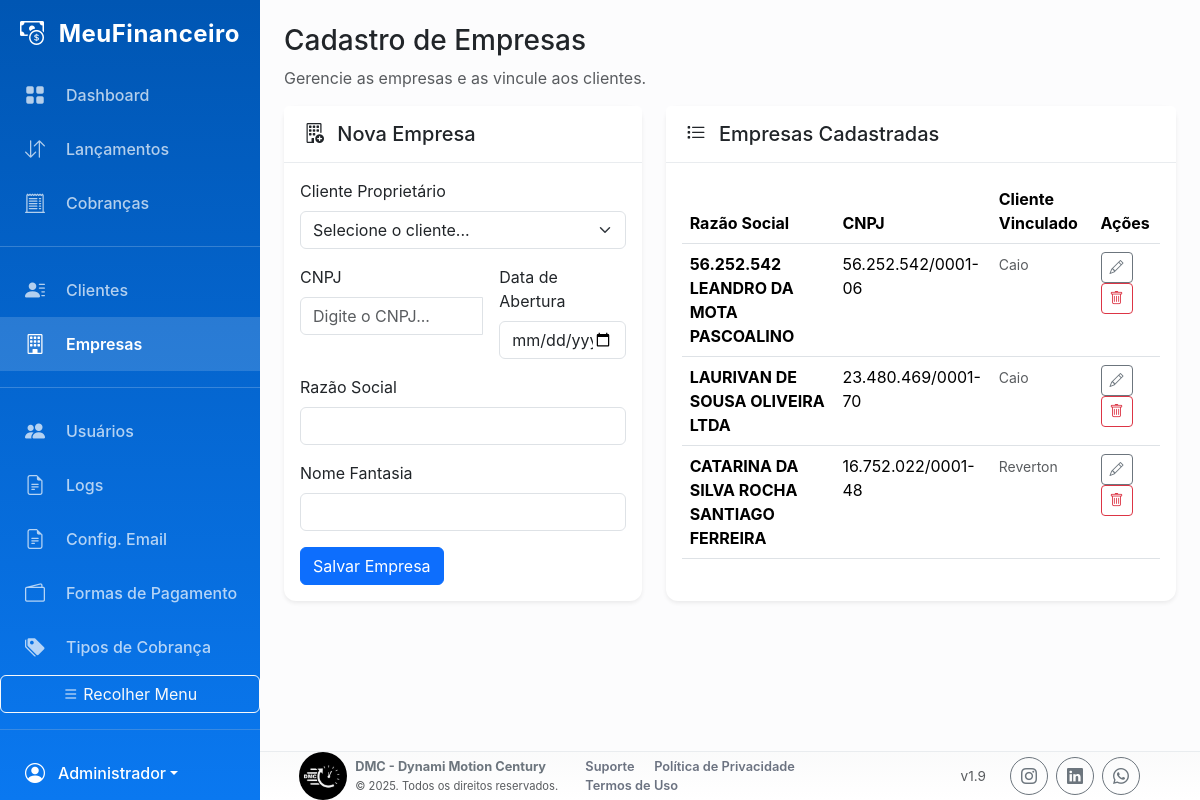
/index.php?page=cadastro_empresas (signed in), run on the app's committed database.
### tables this page shows
CREATE TABLE `empresas` (
  `id` int(11) NOT NULL,
  `id_cliente` int(11) NOT NULL,
  `cnpj` varchar(18) NOT NULL,
  `razao_social` varchar(255) NOT NULL,
  `nome_fantasia` varchar(255) DEFAULT NULL,
  `data_abertura` date DEFAULT NULL,
  `endereco` text DEFAULT NULL,
  `telefone_comercial` varchar(20) DEFAULT NULL
);

CREATE TABLE `clientes` (
  `id` int(11) NOT NULL,
  `nome_responsavel` varchar(100) NOT NULL,
  `email_contato` varchar(100) NOT NULL,
  `telefone` varchar(20) DEFAULT NULL
);

### pages/cadastro_empresas.php (the view, shortened to what this page needs)
<?php
global $pdo;
$sql_empresas = "SELECT e.*, c.nome_responsavel
                 FROM empresas e
                 JOIN clientes c ON e.id_cliente = c.id";
$params_empresas = [];
$sql_empresas .= " ORDER BY c.nome_responsavel, e.razao_social";
$stmt_empresas = $pdo->prepare($sql_empresas);
$stmt_empresas->execute($params_empresas);
$empresas = $stmt_empresas->fetchAll();
?>
<h3>Cadastro de Empresas</h3>
<p class="text-muted">Gerencie as empresas e as vincule aos clientes.</p>
<div class="row g-4">
    <div class="col-lg-5">
        <div class="card shadow-sm">
            <div class="card-header">
                <h5 class="mb-0"><i class="bi bi-building-add me-2"></i> Nova Empresa</h5>
            </div>
            <div class="card-body">
                        <form action="process/crud_handler.php" method="POST">
                    <div class="row g-3">
                        <div class="col-md-12">
                            <label for="id_cliente" class="form-label">Cliente Proprietário</label>
                            <select id="id_cliente" name="id_cliente" class="form-select" required>
                                <option value="" selected disabled>Selecione o cliente...</option>
                            </select>
                        </div>
                        <div class="col-md-7">
                            <label for="cnpj" class="form-label">CNPJ</label>
                            <div class="input-group">
                                <input type="text" class="form-control" id="cnpj" name="cnpj" placeholder="Digite o CNPJ..." required>
                            </div>
                        </div>
                        <div class="col-md-5">
                            <label for="data_abertura" class="form-label">Data de Abertura</label>
                            <input type="date" class="form-control" id="data_abertura" name="data_abertura">
                        </div>
                        <div class="col-md-12">
                            <label for="razao_social" class="form-label">Razão Social</label>
                            <input type="text" class="form-control" id="razao_social" name="razao_social" required>
                        </div>
                        <div class="col-md-12">
                            <label for="nome_fantasia" class="form-label">Nome Fantasia</label>
                            <input type="text" class="form-control" id="nome_fantasia" name="nome_fantasia">
                        </div>
                        <div class="col-12 mt-3">
                            <button type="submit" class="btn btn-primary">Salvar Empresa</button>
                        </div>
                    </div>
                </form>
            </div>
        </div>
    </div>
    <div class="col-lg-7">
        <div class="card shadow-sm">
            <div class="card-header">
                <h5 class="mb-0"><i class="bi bi-list-task me-2"></i> Empresas Cadastradas</h5>
            </div>
            <div class="card-body">
                <div class="table-responsive">
                    <table class="table table-hover">
                        <thead>
                            <tr>
                                <th>Razão Social</th>
                                <th>CNPJ</th>
                                <th>Cliente Vinculado</th>
                                <th>Ações</th>
                            </tr>
                        </thead>
                        <tbody>
                            <?php foreach ($empresas as $empresa): ?>
                            <tr>
                                <td class="fw-bold"><?php echo htmlspecialchars($empresa['razao_social']); ?></td>
                                <td><?php echo htmlspecialchars($empresa['cnpj']); ?></td>
                                <td><small class="text-muted"><?php echo htmlspecialchars($empresa['nome_responsavel']); ?></small></td>
                                <td>
                                    <button class="btn btn-sm btn-outline-secondary"
                                            data-bs-toggle="modal"
                                            data-bs-target="#modalEditarEmpresa"
                                            data-id="<?php echo $empresa['id']; ?>"
                                            data-id_cliente="<?php echo $empresa['id_cliente']; ?>"
                                            data-cnpj="<?php echo htmlspecialchars($empresa['cnpj']); ?>"
                                            data-razao_social="<?php echo htmlspecialchars($empresa['razao_social']); ?>"
                                            data-nome_fantasia="<?php echo htmlspecialchars($empresa['nome_fantasia'] ?? ''); ?>"
                                            data-data_abertura="<?php echo htmlspecialchars($empresa['data_abertura'] ?? ''); ?>"
                                            title="Editar">
                                        <i class="bi bi-pencil"></i>
                                    </button>
                                    <form action="process/crud_handler.php" method="POST" class="d-inline" onsubmit="return confirm('Tem certeza que deseja excluir esta empresa? Todos os lançamentos associados a ela serão perdidos.');">
                                        <button type="submit" class="btn btn-sm btn-outline-danger" title="Excluir">
                                            <i class="bi bi-trash"></i>
                                        </button>
                                    </form>
                                </td>
                            </tr>
                            <?php endforeach; ?>
                        </tbody>
                    </table>
                </div>
            </div>
        </div>
    </div>
</div>

### assets/css/style.css (style rules this page uses)
:root { --bs-primary: #0A78F0; --bs-primary-rgb: 10, 120, 240; --bs-primary-darker: #0056b3; --bs-secondary: #6B7280; --bs-success: #10B981; --bs-danger: #EF4444; --bs-warning: #F59E0B; --sidebar-width: 260px; --sidebar-width-collapsed: 80px; }
body { background-color: #f8f9fa; font-family: -apple-system, BlinkMacSystemFont, "Segoe UI", Roboto, "Helvetica Neue", Arial, sans-serif; }
.card { border: none; box-shadow: 0 2px 10px rgba(0, 0, 0, 0.08); border-radius: 0.75rem; height: 100%; }
.card-header { background-color: #fff; border-bottom: 1px solid #e9ecef; font-weight: 600; padding: 1rem 1.25rem; display: flex; align-items: center; font-size: 1.1rem; }

### data on the page
empresas: razao_social "56.252.542 LEANDRO DA MOTA PASCOALINO", cnpj "56.252.542/0001-06", id_cliente.nome_responsavel "Caio"
empresas: razao_social "LAURIVAN DE SOUSA OLIVEIRA LTDA", cnpj "23.480.469/0001-70", id_cliente.nome_responsavel "Caio"
empresas: razao_social "CATARINA DA SILVA ROCHA SANTIAGO FERREIRA", cnpj "16.752.022/0001-48", id_cliente.nome_responsavel "Reverton"

### other printed values
$_SESSION['user_nome'] "Administrador"
